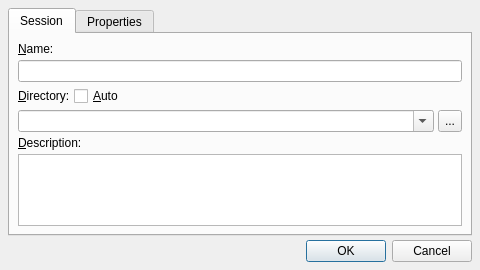
<?xml version="1.0" encoding="UTF-8"?>
<ui version="4.0" >
 <author>rncbc aka Rui Nuno Capela</author>
 <comment>qtractor - An Audio/MIDI multi-track sequencer.

   Copyright (C) 2005-2024, rncbc aka Rui Nuno Capela. All rights reserved.

   This program is free software; you can redistribute it and/or
   modify it under the terms of the GNU General Public License
   as published by the Free Software Foundation; either version 2
   of the License, or (at your option) any later version.

   This program is distributed in the hope that it will be useful,
   but WITHOUT ANY WARRANTY; without even the implied warranty of
   MERCHANTABILITY or FITNESS FOR A PARTICULAR PURPOSE.  See the
   GNU General Public License for more details.

   You should have received a copy of the GNU General Public License along
   with this program; if not, write to the Free Software Foundation, Inc.,
   51 Franklin Street, Fifth Floor, Boston, MA 02110-1301 USA.

 </comment>
 <class>qtractorSessionForm</class>
 <widget class="QDialog" name="qtractorSessionForm" >
  <property name="geometry" >
   <rect>
    <x>0</x>
    <y>0</y>
    <width>480</width>
    <height>240</height>
   </rect>
  </property>
  <property name="focusPolicy" >
   <enum>Qt::StrongFocus</enum>
  </property>
  <property name="windowTitle" >
   <string>Session</string>
  </property>
  <property name="windowIcon" >
   <iconset resource="qtractor.qrc">:/images/qtractor.svg</iconset>
  </property>
  <layout class="QVBoxLayout" >
   <item>
    <widget class="QTabWidget" name="SessionTabWidget" >
     <property name="currentIndex" >
      <number>0</number>
     </property>
     <widget class="QWidget" name="SessionTab" >
      <attribute name="title" >
       <string>Session</string>
      </attribute>
      <layout class="QVBoxLayout" >
       <item>
        <widget class="QLabel" name="SessionNameTextLabel" >
         <property name="text" >
          <string>&amp;Name:</string>
         </property>
         <property name="buddy" >
          <cstring>SessionNameLineEdit</cstring>
         </property>
        </widget>
       </item>
       <item>
        <widget class="QLineEdit" name="SessionNameLineEdit" >
         <property name="minimumSize" >
          <size>
           <width>320</width>
           <height>0</height>
          </size>
         </property>
         <property name="toolTip" >
          <string>Session name</string>
         </property>
        </widget>
       </item>
       <item>
        <layout class="QHBoxLayout" >
         <property name="margin" >
          <number>0</number>
         </property>
         <item>
          <widget class="QLabel" name="SessionDirTextLabel" >
           <property name="text" >
            <string>&amp;Directory:</string>
           </property>
           <property name="buddy" >
            <cstring>SessionDirComboBox</cstring>
           </property>
          </widget>
         </item>
         <item>
          <widget class="QCheckBox" name="AutoSessionDirCheckBox">
           <property name="toolTip">
            <string>Whether to auto-name the session directory</string>
           </property>
           <property name="text">
            <string>&amp;Auto</string>
           </property>
          </widget>
         </item>
         <item>
          <spacer>
           <property name="orientation" >
            <enum>Qt::Horizontal</enum>
           </property>
           <property name="sizeHint" >
            <size>
             <width>20</width>
             <height>8</height>
            </size>
           </property>
          </spacer>
         </item>
        </layout>
       </item>
       <item>
        <layout class="QHBoxLayout" >
         <property name="margin" >
          <number>0</number>
         </property>
         <item>
          <widget class="QComboBox" name="SessionDirComboBox" >
           <property name="minimumSize" >
            <size>
             <width>320</width>
             <height>0</height>
            </size>
           </property>
           <property name="toolTip" >
            <string>Session directory</string>
           </property>
           <property name="editable" >
            <bool>true</bool>
           </property>
          </widget>
         </item>
         <item>
          <widget class="QToolButton" name="SessionDirToolButton" >
           <property name="minimumSize" >
            <size>
             <width>22</width>
             <height>22</height>
            </size>
           </property>
           <property name="maximumSize" >
            <size>
             <width>24</width>
             <height>24</height>
            </size>
           </property>
           <property name="icon" >
            <iconset theme="fileOpen" />
           </property>
           <property name="focusPolicy" >
            <enum>Qt::TabFocus</enum>
           </property>
           <property name="toolTip" >
            <string>Browse for session directory</string>
           </property>
           <property name="text" >
            <string>...</string>
           </property>
          </widget>
         </item>
        </layout>
       </item>
       <item>
        <widget class="QLabel" name="DescriptionTextLabel" >
         <property name="text" >
          <string>&amp;Description:</string>
         </property>
         <property name="buddy" >
          <cstring>DescriptionTextEdit</cstring>
         </property>
        </widget>
       </item>
       <item>
        <widget class="QTextEdit" name="DescriptionTextEdit" >
         <property name="toolTip" >
          <string>Session description</string>
         </property>
        </widget>
       </item>
      </layout>
     </widget>
     <widget class="QWidget" name="PropertiesTab" >
      <attribute name="title" >
       <string>Properties</string>
      </attribute>
      <layout class="QHBoxLayout" >
       <item>
        <widget class="QGroupBox" name="TimeGroupBox" >
         <property name="title" >
          <string>Time</string>
         </property>
         <layout class="QGridLayout" >
          <item row="0" column="0" >
           <widget class="QLabel" name="SampleRateTextLabel" >
            <property name="text" >
             <string>Sample &amp;Rate:</string>
            </property>
            <property name="alignment" >
             <set>Qt::AlignRight|Qt::AlignVCenter</set>
            </property>
            <property name="buddy" >
             <cstring>SampleRateComboBox</cstring>
            </property>
           </widget>
          </item>
          <item row="0" column="1" >
           <widget class="QComboBox" name="SampleRateComboBox" >
            <property name="toolTip" >
             <string>Sample rate (Hz)</string>
            </property>
            <property name="editable" >
             <bool>true</bool>
            </property>
            <item>
             <property name="text" >
              <string>44100</string>
             </property>
            </item>
            <item>
             <property name="text" >
              <string>48000</string>
             </property>
            </item>
            <item>
             <property name="text" >
              <string>96000</string>
             </property>
            </item>
            <item>
             <property name="text" >
              <string>192000</string>
             </property>
            </item>
           </widget>
          </item>
          <item row="1" column="0" >
           <widget class="QLabel" name="TempoTextLabel" >
            <property name="text" >
             <string>&amp;Tempo:</string>
            </property>
            <property name="alignment" >
             <set>Qt::AlignRight|Qt::AlignVCenter</set>
            </property>
            <property name="buddy" >
             <cstring>TempoSpinBox</cstring>
            </property>
           </widget>
          </item>
          <item row="1" column="1" >
           <widget class="qtractorTempoSpinBox" name="TempoSpinBox" >
            <property name="minimumSize" >
             <size>
              <width>100</width>
              <height>0</height>
             </size>
            </property>
            <property name="toolTip" >
             <string>Tempo (BPM) / Signature</string>
            </property>
           </widget>
          </item>
          <item row="2" column="0" >
           <widget class="QLabel" name="TicksPerBeatTextLabel" >
            <property name="text" >
             <string>T&amp;icks/Beat:</string>
            </property>
            <property name="alignment" >
             <set>Qt::AlignRight|Qt::AlignVCenter</set>
            </property>
            <property name="buddy" >
             <cstring>TicksPerBeatSpinBox</cstring>
            </property>
           </widget>
          </item>
          <item row="2" column="1" >
           <widget class="QSpinBox" name="TicksPerBeatSpinBox" >
            <property name="toolTip" >
             <string>Resolution (ticks/beat; tpqn)</string>
            </property>
            <property name="minimum" >
             <number>24</number>
            </property>
            <property name="maximum" >
             <number>3840</number>
            </property>
            <property name="singleStep" >
             <number>24</number>
            </property>
            <property name="value" >
             <number>960</number>
            </property>
           </widget>
          </item>
          <item row="3" column="0" colspan="2" >
           <spacer>
            <property name="orientation" >
             <enum>Qt::Vertical</enum>
            </property>
            <property name="sizeHint" >
             <size>
              <width>20</width>
              <height>20</height>
             </size>
            </property>
           </spacer>
          </item>
         </layout>
        </widget>
       </item>
       <item>
        <widget class="QGroupBox" name="ViewGroupBox" >
         <property name="title" >
          <string>View</string>
         </property>
         <layout class="QGridLayout" >
          <item row="0" column="0" >
           <widget class="QLabel" name="SnapPerBeatTextLabel" >
            <property name="text" >
             <string>&amp;Snap/Beat:</string>
            </property>
            <property name="alignment" >
             <set>Qt::AlignRight|Qt::AlignVCenter</set>
            </property>
            <property name="buddy" >
             <cstring>SnapPerBeatComboBox</cstring>
            </property>
           </widget>
          </item>
          <item row="0" column="1" >
           <widget class="QComboBox" name="SnapPerBeatComboBox" >
            <property name="toolTip" >
             <string>Snap/beat</string>
            </property>
            <property name="editable" >
             <bool>false</bool>
            </property>
           </widget>
          </item>
          <item row="1" column="0" >
           <widget class="QLabel" name="PixelsPerBeatTextLabel" >
            <property name="text" >
             <string>&amp;Pixels/Beat:</string>
            </property>
            <property name="alignment" >
             <set>Qt::AlignRight|Qt::AlignVCenter</set>
            </property>
            <property name="buddy" >
             <cstring>PixelsPerBeatSpinBox</cstring>
            </property>
           </widget>
          </item>
          <item row="1" column="1" >
           <widget class="QSpinBox" name="PixelsPerBeatSpinBox" >
            <property name="toolTip" >
             <string>Pixels/beat</string>
            </property>
            <property name="minimum" >
             <number>4</number>
            </property>
            <property name="maximum" >
             <number>240</number>
            </property>
            <property name="singleStep" >
             <number>4</number>
            </property>
            <property name="value" >
             <number>32</number>
            </property>
           </widget>
          </item>
          <item row="2" column="0" >
           <widget class="QLabel" name="HorizontalZoomTextLabel" >
            <property name="text" >
             <string>&amp;Horizontal Zoom:</string>
            </property>
            <property name="alignment" >
             <set>Qt::AlignRight|Qt::AlignVCenter</set>
            </property>
            <property name="buddy" >
             <cstring>HorizontalZoomSpinBox</cstring>
            </property>
           </widget>
          </item>
          <item row="2" column="1" >
           <widget class="QSpinBox" name="HorizontalZoomSpinBox" >
            <property name="toolTip" >
             <string>Horizontal Zoom (%)</string>
            </property>
            <property name="suffix" >
             <string> %</string>
            </property>
            <property name="minimum" >
             <number>10</number>
            </property>
            <property name="maximum" >
             <number>1000</number>
            </property>
            <property name="singleStep" >
             <number>10</number>
            </property>
            <property name="value" >
             <number>100</number>
            </property>
           </widget>
          </item>
          <item row="3" column="0" >
           <widget class="QLabel" name="VerticalZoomTextLabel" >
            <property name="text" >
             <string>&amp;Vertical Zoom:</string>
            </property>
            <property name="alignment" >
             <set>Qt::AlignRight|Qt::AlignVCenter</set>
            </property>
            <property name="buddy" >
             <cstring>VerticalZoomSpinBox</cstring>
            </property>
           </widget>
          </item>
          <item row="3" column="1" >
           <widget class="QSpinBox" name="VerticalZoomSpinBox" >
            <property name="toolTip" >
             <string>Vertical Zoom (%)</string>
            </property>
            <property name="suffix" >
             <string> %</string>
            </property>
            <property name="minimum" >
             <number>10</number>
            </property>
            <property name="maximum" >
             <number>1000</number>
            </property>
            <property name="singleStep" >
             <number>10</number>
            </property>
            <property name="value" >
             <number>100</number>
            </property>
           </widget>
          </item>
          <item row="4" column="0" colspan="2" >
           <spacer>
            <property name="orientation" >
             <enum>Qt::Vertical</enum>
            </property>
            <property name="sizeHint" >
             <size>
              <width>20</width>
              <height>20</height>
             </size>
            </property>
           </spacer>
          </item>
         </layout>
        </widget>
       </item>
      </layout>
     </widget>
    </widget>
   </item>
   <item>
    <widget class="QDialogButtonBox" name="DialogButtonBox">
     <property name="orientation">
      <enum>Qt::Horizontal</enum>
     </property>
     <property name="standardButtons">
      <set>QDialogButtonBox::Cancel|QDialogButtonBox::Ok</set>
     </property>
    </widget>
   </item>
  </layout>
 </widget>
 <layoutdefault spacing="4" margin="8" />
 <customwidgets>
  <customwidget>
   <class>qtractorTempoSpinBox</class>
   <extends>QSpinBox</extends>
   <header>qtractorSpinBox.h</header>
  </customwidget>
 </customwidgets>
 <tabstops>
  <tabstop>SessionNameLineEdit</tabstop>
  <tabstop>AutoSessionDirCheckBox</tabstop>
  <tabstop>SessionDirComboBox</tabstop>
  <tabstop>SessionDirToolButton</tabstop>
  <tabstop>DescriptionTextEdit</tabstop>
  <tabstop>SampleRateComboBox</tabstop>
  <tabstop>TempoSpinBox</tabstop>
  <tabstop>TicksPerBeatSpinBox</tabstop>
  <tabstop>SnapPerBeatComboBox</tabstop>
  <tabstop>PixelsPerBeatSpinBox</tabstop>
  <tabstop>HorizontalZoomSpinBox</tabstop>
  <tabstop>VerticalZoomSpinBox</tabstop>
  <tabstop>SessionTabWidget</tabstop>
  <tabstop>DialogButtonBox</tabstop>
 </tabstops>
 <resources>
  <include location="qtractor.qrc" />
 </resources>
 <connections/>
</ui>
